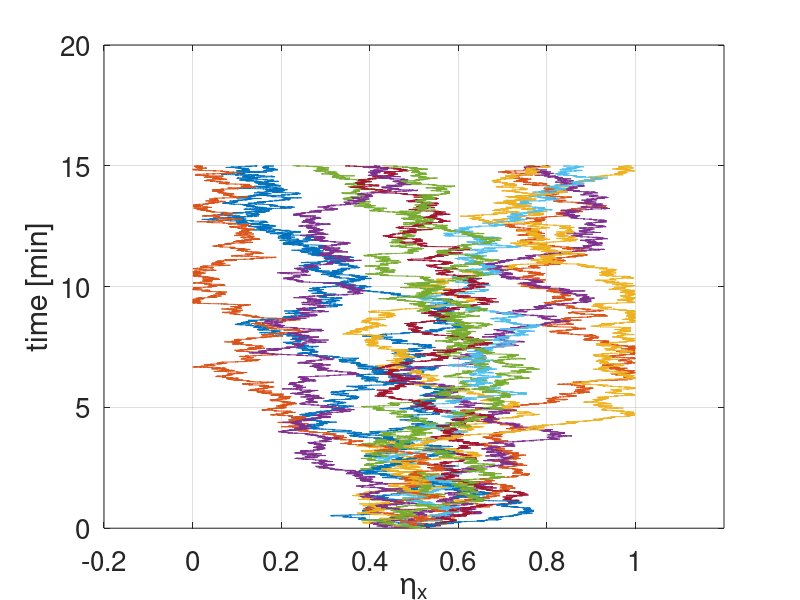

MATLAB code to generate this figure:
function CH4_SDE_reflect

dt=0.1;
finaltime=15*60;  % 15 minutes
D=0.0001;         % 10^{-4} mm^2 sec^{-1}

n=finaltime/dt+1;
numberofrealisations=12;
X=zeros(numberofrealisations,n);

for i=1:numberofrealisations
    X(i,1)=0.5;
    for j=2:n
        X(i,j)=X(i,j-1)+sqrt(2*D*dt)*randn(1,1);
        if (X(i,j)<0)
            X(i,j)=-X(i,j);
        end
        if (X(i,j)>1)
            X(i,j)=2-X(i,j);
        end
    end
end

time=(0:dt:finaltime)/60;

figure;
for i = 1:numberofrealisations
    plot(X(i,:),time);
    hold on;
end
xlabel('\eta_x','interpreter','tex');
ylabel('time [min]','interpreter','tex');
xlim([-0.2 1.2]);
set(gca,'Fontsize',20);
grid on;
box on;
